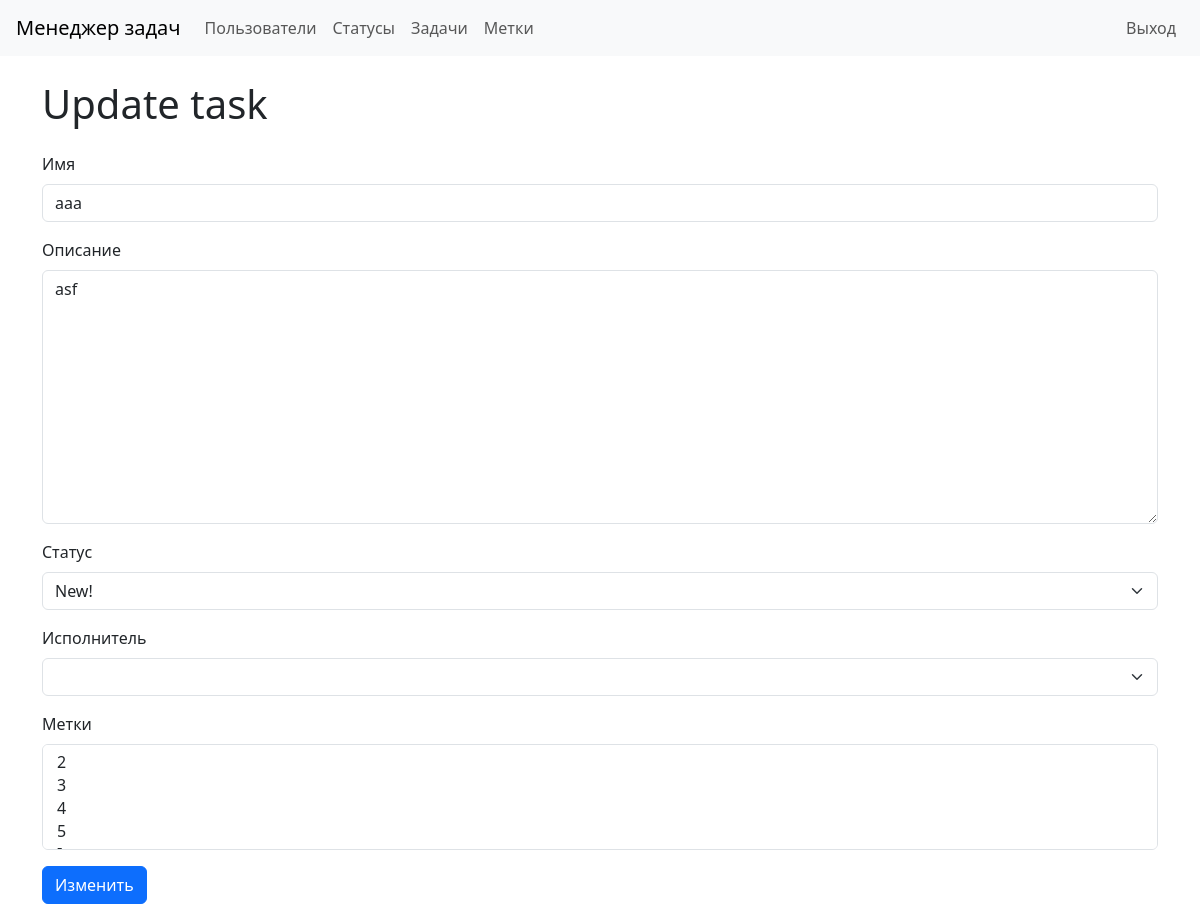
The page /tasks/2/update/ (signed in) on the database as committed earlier.
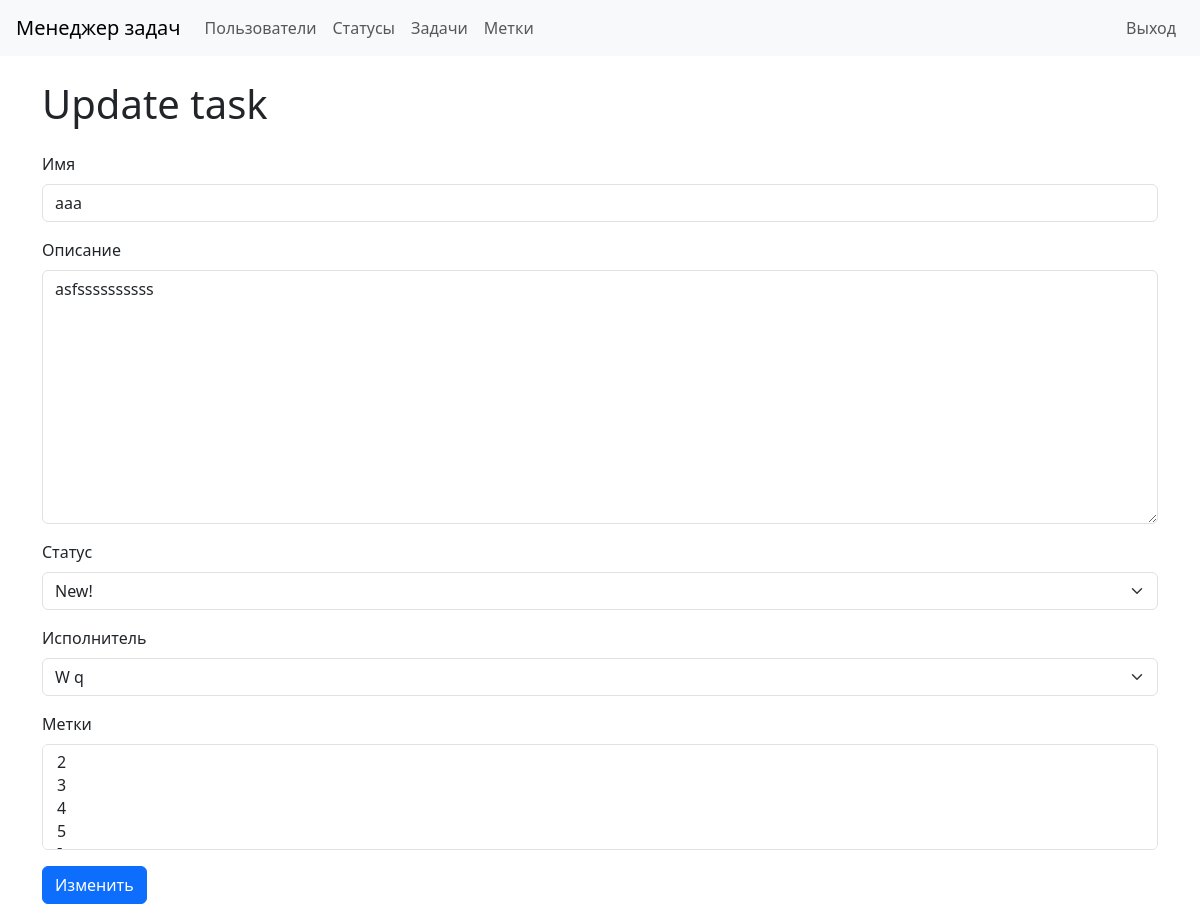
The same page on the database as committed later.
### task_manager/tasks/models.py (models this page shows, shortened)
class TasksModel(models.Model):
    name = models.CharField(max_length=100)
    description = models.TextField()
    timestamp = models.DateTimeField(auto_now_add=True)
    status = models.ForeignKey(StatusModel, on_delete=models.PROTECT,
                               related_name='status_id')
    author = models.ForeignKey(User, on_delete=models.PROTECT,
                               related_name='author_id')
    executor = models.ForeignKey(User, on_delete=models.PROTECT,
                                 related_name='executor_id', null=True)
    labels = models.ManyToManyField(LabelModel)

### task_manager/statuses/models.py (models this page shows)
class StatusModel(models.Model):
    name = models.CharField(
        max_length=100, unique=True,
        error_messages={'unique': "Это имя уже существует."})
    timestamp = models.DateTimeField(auto_now_add=True)
    def __str__(self):
        return self.name

### task_manager/labels/models.py (models this page shows)
class LabelModel(models.Model):
    name = models.CharField(max_length=100)
    timestamp = models.DateTimeField(auto_now_add=True)
    def __str__(self):
        return self.name

### task_manager/tasks/views.py (the view)
class UpdateTaskView(AppLoginMixin, UpdateView):
    template_name = 'edit.html'
    success_url = reverse_lazy('task_list')
    form_class = TasksForm
    model = TasksModel
    success_message = _('Task update successfully')
    extra_context = {'title': _('Update task'), 'button': _('Update')}

### task_manager/mixins.py (called while the page is built)
    def label_from_instance(self, obj):
        return f"{obj.first_name} {obj.last_name}"

### task_manager/templates/edit.html (shortened to what this page needs)
{% extends "base.html" %}
{% load bootstrap4 %}
{% load i18n %}
{% block main %}
<h1 class="my-4">{{ title }}</h1>
<form method="post" class="form">
  {% bootstrap_form form %}
  <button type="submit" class="btn btn-primary mb-3">{{ button }}</button>
</form>
{% endblock%}

Rows that differ between the two databases and show on the page:
changed TasksModel "New!": description "asf" → "asfssssssssss"; executor (not shown) → "W q"
